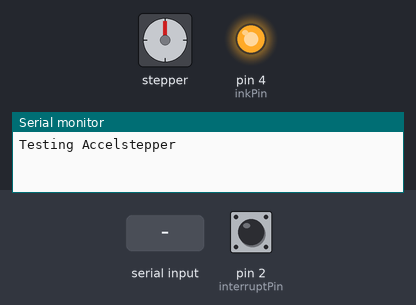
This sketch was run on a simulated Arduino Uno, built with avr-gcc and run on an emulated ATmega328P. On the bench: stepper motor, output pins drawn as LEDs (lit = HIGH), the last lines printed to the serial monitor. The inputs (shaded band) are chosen by the test bench; at power-on: pin 2 (interruptPin) HIGH. Stepper angles assume 200 steps per turn.

Above: at 1.2 s.
1.3 s: "i" received over Serial
At 2.0 s:
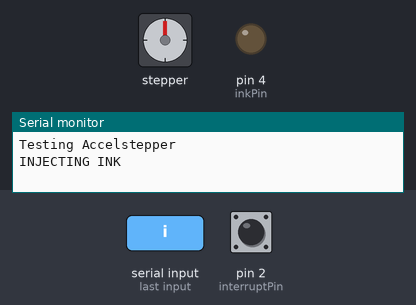
4.3 s: "s90\n" received over Serial
At 6.3 s:
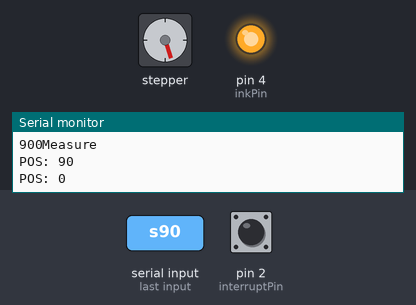
6.8 s: "h" received over Serial
At 9.1 s:
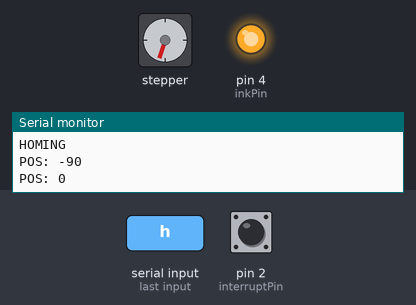
9.8 s: "o90\n" received over Serial
At 11.36 s:
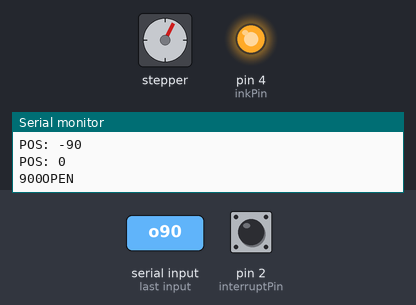
12.8 s: "c90\n" received over Serial
At 14.36 s:
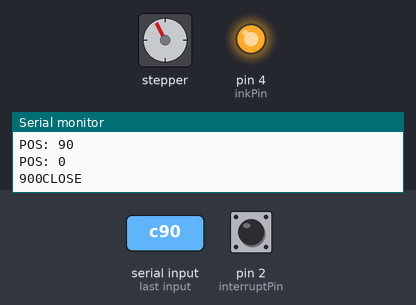
15.8 s: "s,45\n" received over Serial
At 18.3 s:
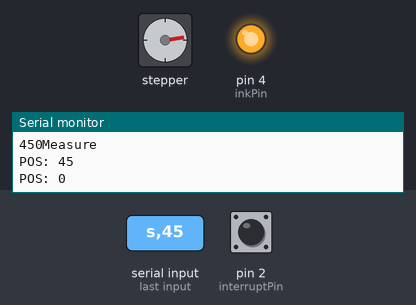
Timing chart, 0 to 19.8 s (numbered marks = the images above; inputs shaded):
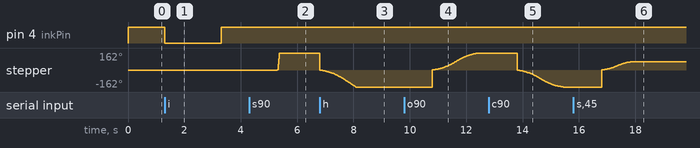

Measured:
- after the input at 1.3 s, pin 4 (inkPin): HIGH → LOW at once, → HIGH 2.0 s later
- after the input at 4.3 s, stepper: turns 162° clockwise, starting after 1.0 s
- after the input at 6.8 s, stepper: turns 324° counter-clockwise in 1.3 s, starting at once
- after the input at 9.8 s, stepper: keeps turning clockwise at about 197°/s, starting after 1.0 s
- after the input at 12.8 s, stepper: keeps turning counter-clockwise at about 197°/s, starting after 1.0 s
- after the input at 15.8 s, stepper: turns 243° clockwise in 1.2 s, starting after 1.0 s

The sketch:

Vortex_Generator_Code_ink_test_limit.ino
```cpp
#include <AccelStepper.h>
volatile byte state = LOW;

long receivedMMdistance = 0; //distance in mm from the computer
long receivedDelay = 0; //delay between two steps, received from the computer
long receivedAcceleration = 0; //acceleration value from computer
char receivedCommand; //character for commands
/* s = Start (CCW) // needs steps and speed values
   o = open (CCW) // needs steps and speed values
   c = close (CW) //needs steps and speed values
   a = set acceleration // needs acceleration value
   h = homing // goes back slowly to the origin. Origin should be determined manually as well as all the parameters! (speed, dir, acc...etc)
   n = stop right now! // just the 'n' is needed
   i = use ink pump
*/

bool newData, runallowed = false; // booleans for new data from serial, and runallowed flag


const byte inkPin = 4; // pin for the ink pump control.
int interruptPin = 2; //pin for the microswitch using attachInterrupt();


// direction Digital 9 (CCW), pulses Digital 8 (CLK)
AccelStepper stepper(1, 8, 9);


void setup()
{
  //attaching interrupt pin
  pinMode(interruptPin, INPUT_PULLUP); // internal pullup resistor (debouncing)
  attachInterrupt(digitalPinToInterrupt(interruptPin), stopMotor, CHANGE);

  //If you choose FALLING, make sure that the switch connects the pin 2 to the GND when it is pressed.
  //You can change FALLING but make sure that you connect the switch to GND or +5V accordingly!


  //Ink Pump Pin
  pinMode(inkPin, OUTPUT);
  digitalWrite(inkPin, HIGH);

  Serial.begin(9600); //define baud rate
  Serial.println("Testing Accelstepper"); //print a message

  //setting up some default values for maximum speed and maximum acceleration
  stepper.setMaxSpeed(2000); //SPEED = Steps / second
  stepper.setAcceleration(300000); //ACCELERATION = Steps /(second)^2
  stepper.disableOutputs(); //disable outputs, so the motor is not getting warm (no current)
}


void loop()
{

  checkSerial(); //check serial port for new commands

  continuousRun2(); //method to handle the motor

}


void continuousRun2() //method for the motor
{
  if (runallowed == true)
  {
    if (abs(stepper.currentPosition()) < receivedMMdistance) //abs() is needed because of the '<'
    {
      stepper.enableOutputs(); //enable pins
      stepper.run(); //step the motor (this will step the motor by 1 step at each loop)
    }
    else //program enters this part if the required distance is completed
    {

      runallowed = false; //disable running -> the program will not try to enter this if-else anymore
      stepper.disableOutputs(); // disable power
      Serial.print("POS: ");
      Serial.println(stepper.currentPosition()); // print pos -> this will show you the latest relative number of steps
      stepper.setCurrentPosition(0); //reset the position to zero
      Serial.print("POS: ");
      Serial.println(stepper.currentPosition()); // print pos -> this will show you the latest relative number of steps; we check here if it is zero for real
    }


  }
  else //program enters this part if the runallowed is FALSE, we do not do anything
  {
    return;

  }
}


void checkSerial() //method for receiving the commands
{
  //switch-case would also work, and maybe more elegant

  if (Serial.available() > 0) //if something comes
  {
    receivedCommand = Serial.read(); // this will read the command character
    newData = true; //this creates a flag
  }

  if (newData == true) //if we received something (see above)
  {
    //START - MEASURE
    if (receivedCommand == 's') //this is the measure part
    {
      //example s 2000 500 - 2000 steps (5 revolution with 400 step/rev microstepping) and 500 steps/s speed
      runallowed = true; //allow running


      receivedMMdistance = Serial.parseFloat(); //value for the steps
      receivedDelay = Serial.parseFloat(); //value for the speed

      Serial.print(receivedMMdistance); //print the values for checking
      Serial.print(receivedDelay);
      Serial.println("Measure "); //print the action
      stepper.setMaxSpeed(receivedDelay); //set speed
      stepper.move(receivedMMdistance); //set distance

    }
    //START - OPEN
    if (receivedCommand == 'o') //OPENING
    {
      //example o 2000 500 - 2000 steps (5 revolution with 400 step/rev microstepping) and 500 steps/s speed
      runallowed = true; //allow running


      receivedMMdistance = Serial.parseFloat(); //value for the steps
      receivedDelay = Serial.parseFloat(); //value for the speed

      Serial.print(receivedMMdistance); //print the values for checking
      Serial.print(receivedDelay);
      Serial.println("OPEN "); //print the action
      stepper.setMaxSpeed(receivedDelay); //set speed
      stepper.move(receivedMMdistance); //set distance

    }

    //START - CLOSE
    if (receivedCommand == 'c') //CLOSING - Rotates the motor in the opposite direction as opening
    {
      //example c 2000 500 - 2000 steps (5 revolution with 400 step/rev microstepping) and 500 steps/s speed; will rotate in the other direction
      runallowed = true; //allow running


      receivedMMdistance = Serial.parseFloat(); //value for the steps
      receivedDelay = Serial.parseFloat(); //value for the speed

      Serial.print(receivedMMdistance);  //print the values for checking
      Serial.print(receivedDelay);
      Serial.println("CLOSE "); //print action
      stepper.setMaxSpeed(receivedDelay); //set speed
      stepper.move(-1 * receivedMMdistance); ////set distance - negative value flips the direction

    }

    //STOP - STOP
    if (receivedCommand == 'n') //immediately stops the motor
    {
      runallowed = false; //disable running

      stepper.setCurrentPosition(0); // reset position
      Serial.println("STOP "); //print action
      stepper.stop(); //stop motor
      stepper.disableOutputs(); //disable power

    }

    //SET ACCELERATION
    if (receivedCommand == 'a') //Setting up a new acceleration value
    {
      runallowed = false; //we still keep running disabj, since we just update a variable

      receivedAcceleration = Serial.parseFloat(); //receive the acceleration from serial

      stepper.setAcceleration(receivedAcceleration); //update the value of the variable

      Serial.println("ACC Updated "); //confirm update by message

    }

    //HOMING
    if (receivedCommand == 'h') //homing, this movement will be interrupted via the attachInterrupt() triggered by the microswitch.
    {
      runallowed = true; //allow running

      Serial.println("HOMING"); //print action
      stepper.setAcceleration(100); //defining some low acceleration
      stepper.setMaxSpeed(100); //set speed, 100 for test purposes
      stepper.move(-1 * 20000); ////set distance - negative value flips the direction
      //distance should be larger than the length of the whole path.
      //I don't think that this is a safe way of homing. if the switch fails, the motor will keep running anyway
    }

    //INK
    if (receivedCommand == 'i')
    {
      Serial.println("INJECTING INK"); //print action
      digitalWrite(inkPin, LOW); //set the pump to run
      delay(2000); //Alter this value to change injection duration
      digitalWrite(inkPin, HIGH); //turn off the pump

    }

  }
  //after we went through the above tasks, newData becomes false again, so we are ready to receive new commands again.
  newData = false;

}


void stopMotor()//function activated by the switch when pressed
{
  //Stop motor, disable outputs; here we should also reset the numbers if there are any
  runallowed = false; //disable running
//
//  stepper.setCurrentPosition(0); // reset position
//  //Serial.println("STOP "); //print action
  stepper.stop(); //stop motor
  stepper.disableOutputs(); //disable power
//
//
//  //  Serial.println("BUTTON STOP."); //feedback towards the serial port
//  state = !state;
}
```
